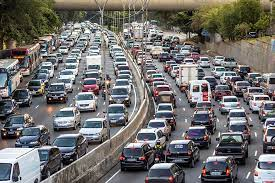
//> input picture Ros2/src/tugas_yolo_yolocpp/traffic.jpeg, 275 x 183 px, given in place of the camera
$ ./detection   (built with g++ and OpenCV 4)
//> lines starting //> are read from the running program, lines starting //| are printed output that depends on the picture; after the words box and inside, x2 and y2 are one past the last pixel; in counts of white or black regions, pixels touching at a corner belong together
#include <iostream>
#include <opencv2/opencv.hpp>
#include "opencv2/highgui/highgui.hpp"
#include "opencv2/imgproc/imgproc.hpp"

using namespace cv;
using namespace std;


int main(int argc, char** argv){
     VideoCapture camera(0);

     if (!camera.isOpened()){
          cout <<"Camera cannot be opened."<<endl;
          return 0;
     }

     int floorH = 0;
     int ceilingH = 179;

     int floorS = 0;
     int ceilingS = 255;

     int floorV = 0;
     int ceilingV = 255;

     namedWindow("HSV Control", WINDOW_NORMAL);

     createTrackbar("H Floor", "HSV Control", &floorH, 179);
//> slider 'H Floor' is set to 59
     createTrackbar("H Ceiling", "HSV Control", &ceilingH, 179);

     createTrackbar("S Floor", "HSV Control", &floorS, 255);
//> slider 'S Floor' is set to 85
     createTrackbar("S Ceiling", "HSV Control", &ceilingS, 255);

     createTrackbar("V Floor", "HSV Control", &floorV, 255);
//> slider 'V Floor' is set to 85
     createTrackbar("V Ceiling", "HSV Control", &ceilingV, 255);


     while (1){
          Mat frame;

          if (!camera.read(frame)){
               cout<<"Frame cannot be read."<< endl;
               break;
          }
//> frame is the input picture: 183 rows x 275 cols, CV_8UC3; mean B, G, R 107.9, 109.8, 111.7

          Mat frameHSV;
          cvtColor(frame, frameHSV, COLOR_BGR2HSV);
//> frameHSV: 183 rows x 275 cols, CV_8UC3; mean H, S, V 77.4, 55.3, 118.6
          Mat frameBinary;
          inRange(frameHSV, Scalar(floorH, floorS, floorV), Scalar(ceilingH, ceilingS, ceilingV), frameBinary);
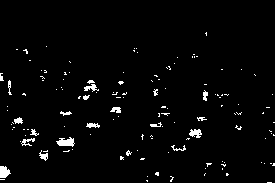
//> frameBinary: 183 rows x 275 cols, CV_8UC1; 2.6% white; 134 white regions (115 under 20 px), largest, box (x1, y1, x2, y2) and area: (56, 137, 75, 147) 119, (0, 166, 11, 178) 98, (189, 129, 202, 138) 78

          erode(frameBinary, frameBinary, getStructuringElement(MORPH_ELLIPSE, Size(5, 5)) );
          dilate(frameBinary, frameBinary, getStructuringElement(MORPH_ELLIPSE, Size(5, 5)) );

          dilate(frameBinary, frameBinary, getStructuringElement(MORPH_ELLIPSE, Size(5, 5)) );
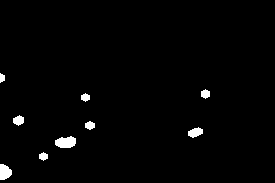
//> frameBinary: 183 rows x 275 cols, CV_8UC1; 1.6% white; 9 white regions, largest, box (x1, y1, x2, y2) and area: (55, 136, 76, 148) 196, (0, 164, 12, 180) 149, (188, 127, 203, 138) 110
          erode(frameBinary, frameBinary, getStructuringElement(MORPH_ELLIPSE, Size(5, 5)) );

          Moments measure = moments(frameBinary);
//> measure = moments, m00 93075, centre m10/m00, m01/m00 = (69.15, 138.4)
          double area = measure.m00;
//> area = 93075
          double lengthX = measure.m01;
//> lengthX = 12879285
          double lengthY = measure.m10;
//> lengthY = 6436200

          imshow("Original", frame);
          imshow("HSV", frameBinary);

          if (waitKey(30) == 27){
//> the Esc key is pressed
               break;
          }
     }


     return 0;
}
